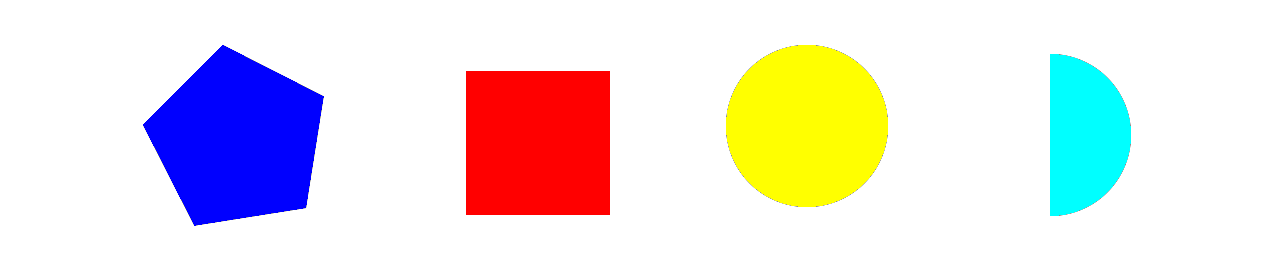
#> input picture Final Project/shapes.png, 1280 x 260 px, found by its file name
$ python sampleCode.py
#> lines starting #> are read from the running program, lines starting #| are printed output that depends on the picture; after the words box and inside, x2 and y2 are one past the last pixel; in counts of white or black regions, pixels touching at a corner belong together
from cv2 import cv2
import numpy as np

img = cv2.imread('/home/stars/Documents/CV/Final Project/shapes.png')
#> img is the input picture: shape (260, 1280, 3); mean B, G, R 223.2, 222.1, 230.1
gray = cv2.cvtColor(img, cv2.COLOR_BGR2GRAY)
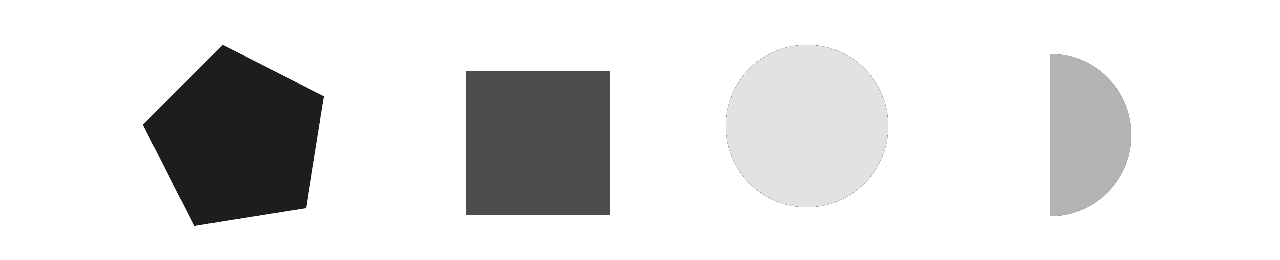
#> gray: shape (260, 1280); min 29, max 255, mean 224.6

ret,thresh = cv2.threshold(gray,127,255,1)
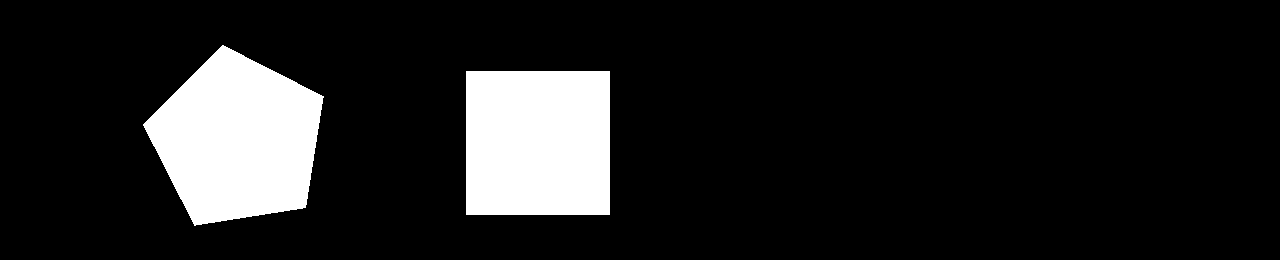
#> thresh: shape (260, 1280); 12.8% white; 2 white regions

contours,h = cv2.findContours(thresh,1,2)
#> contours = 2 contours; box (x1, y1, x2, y2) and area: (143, 45, 324, 226) 21776, (466, 71, 610, 215) 20449; h = [[1, -1, -1, -1], [-1, 0, -1, -1]]
print (len(contours))
#| 2

for cnt in contours:
    approx = cv2.approxPolyDP(cnt,0.01*cv2.arcLength(cnt,True),True)
    print (len(approx))
    if len(approx)==5:
        print ("pentagon")
        cv2.drawContours(img,[cnt],0,255,-1)
    elif len(approx)==3:
        print ("triangle")
        cv2.drawContours(img,[cnt],0,(0,255,0),-1)
    elif len(approx)==4:
        print ("square")
        cv2.drawContours(img,[cnt],0,(0,0,255),-1)
    elif len(approx) == 9:
        print ("half-circle")
        cv2.drawContours(img,[cnt],0,(255,255,0),-1)
    elif len(approx) > 15:
        print ("circle")
        cv2.drawContours(img,[cnt],0,(0,255,255),-1)
#> this loop made 2 passes
#> approx on pass 1: [[466, 71], [466, 214], [609, 214], [609, 71]]
#| 4
#| square
#| 5
#| pentagon

cv2.imshow('img',img)
cv2.waitKey(0)
cv2.destroyAllWindows()
